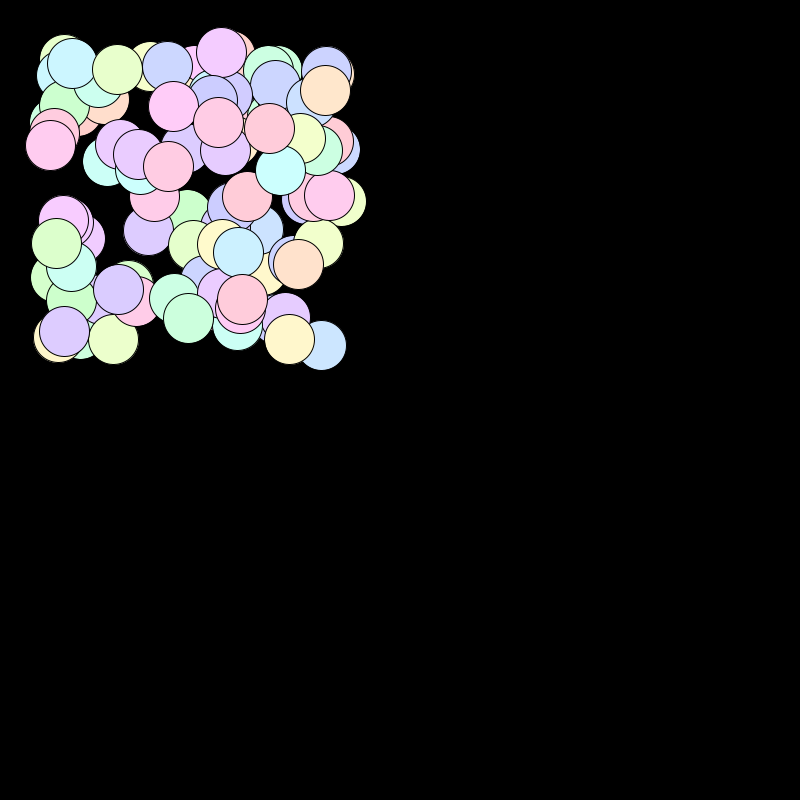
Frame 1 (no input)
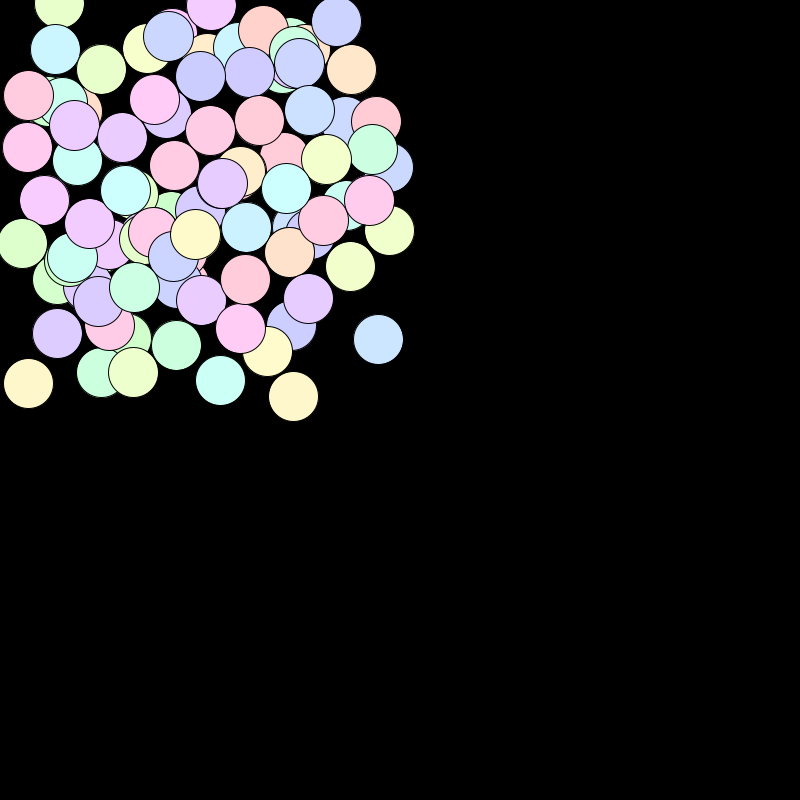
Frame 60 (the mouse pressed at the canvas centre just before this capture)
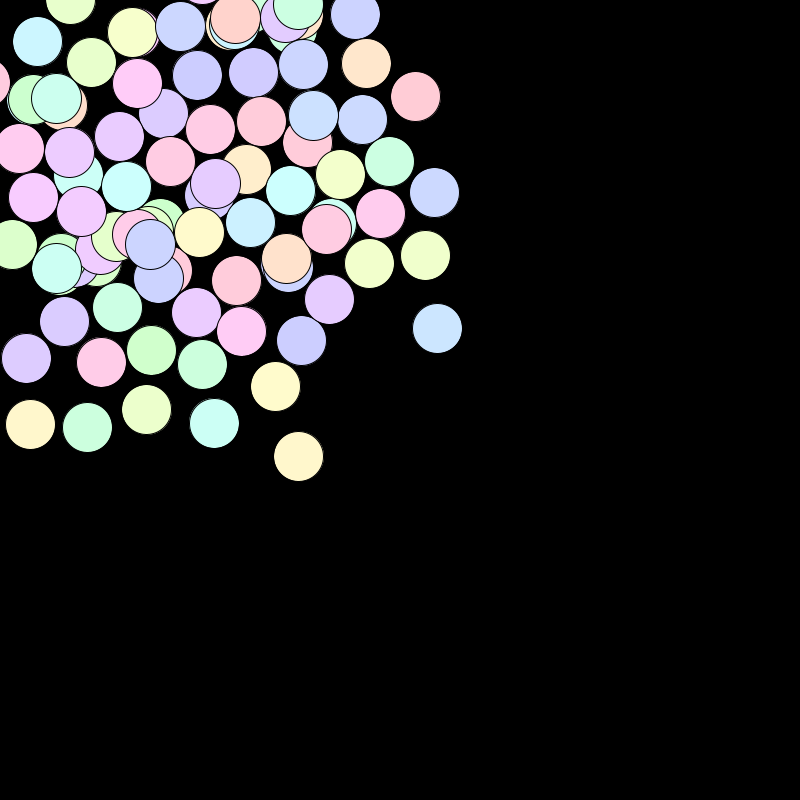
Frame 120 (the mouse held since frame 60 and released just before this capture)

The Processing sketch that drew these frames (run headless with seeded random() and noise(); from frame 60 on, the mouse is pressed at the canvas centre):

// Processing sketch: Object_Oriented_Ball
// ── Object_Oriented_Ball.pde
Ball[] bouncers = new Ball[100];

void setup() {
  size(800, 800);
  for (int i = 0; i < bouncers.length; i++) {
    bouncers[i] = new Ball();
  }
  colorMode(HSB, 360, 100, 100, 100);
}

void draw() {
  background(0);
  for (int i = 0; i < bouncers.length; i++) {
    bouncers[i].display();
    bouncers[i].move();
    bouncers[i].bounce();
    for (int j = 0; j < bouncers.length; j++) {
      if (i!=j) {
        bouncers[i].collision(bouncers[j]);
      }
    }
  }
}

class Ball {
  float sz, hue, sat, bright, alpha;
  PVector loc, vel;

  Ball() {
    sz = 50;
    loc = new PVector(random(0+sz, width/2 - sz), random(0+sz, height/2-sz));
    vel = PVector.random2D();
    hue = random(360);
    sat = 20;
    bright = 100;
    alpha = 150;
  }
  void display() {
    fill(hue, sat, bright, alpha);
    ellipse(loc.x, loc.y, sz, sz);
  }

  void move() {
    loc.add(vel);
  }

  void bounce() {
    if (loc.x + sz/2 > width || loc.x - sz/2 < 0) {
      vel.x *= -1;
    }
    if (loc.y + sz/2 > height || loc.y - sz/2 < 0) {
      vel.y *= -1;
    }
  }
  void collision(Ball someotherball) {
    if (loc.dist(someotherball.loc) < sz/2 + someotherball.sz/2) {
      vel = PVector.sub(loc, someotherball.loc);
      vel.normalize();
    }
  }
}
